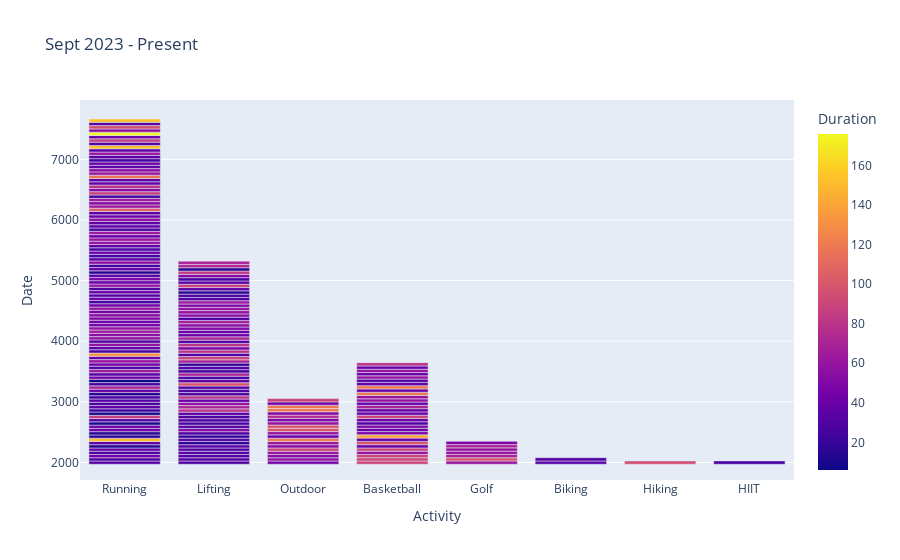

This figure's notebook cell:
### Code cell
px.bar(df, x = 'Activity', y = 'Date', color = 'Duration', barmode='stack', title = 'Sept 2023 - Present')

### Figure 1 — Plotly figure (JSON) as saved in the notebook; plotly's stock layout.template omitted (floating-point values rounded to 4 significant figures; data arrays with more than 128 entries replaced by an {"elided": "..."} marker saying what was removed)
{"data": [{"alignmentgroup": "True", "hovertemplate": "Activity=%{x}<br>Date=%{y}<br>Duration=%{marker.color}<extra></extra>", "legendgroup": "", "marker": {"color": {"elided": "229 int values"}, "coloraxis": "coloraxis", "pattern": {"shape": ""}}, "name": "", "offsetgroup": "", "orientation": "v", "showlegend": false, "textposition": "auto", "type": "bar", "x": {"elided": "229 str values"}, "xaxis": "x", "y": {"elided": "229 str values"}, "yaxis": "y"}], "layout": {"barmode": "stack", "coloraxis": {"colorbar": {"title": {"text": "Duration"}}, "colorscale": [[0, "#0d0887"], [0.1111, "#46039f"], [0.2222, "#7201a8"], [0.3333, "#9c179e"], [0.4444, "#bd3786"], [0.5556, "#d8576b"], [0.6667, "#ed7953"], [0.7778, "#fb9f3a"], [0.8889, "#fdca26"], [1, "#f0f921"]]}, "legend": {"tracegroupgap": 0}, "title": {"text": "Sept 2023 - Present"}, "xaxis": {"anchor": "y", "domain": [0, 1], "title": {"text": "Activity"}}, "yaxis": {"anchor": "x", "domain": [0, 1], "title": {"text": "Date"}}}}
